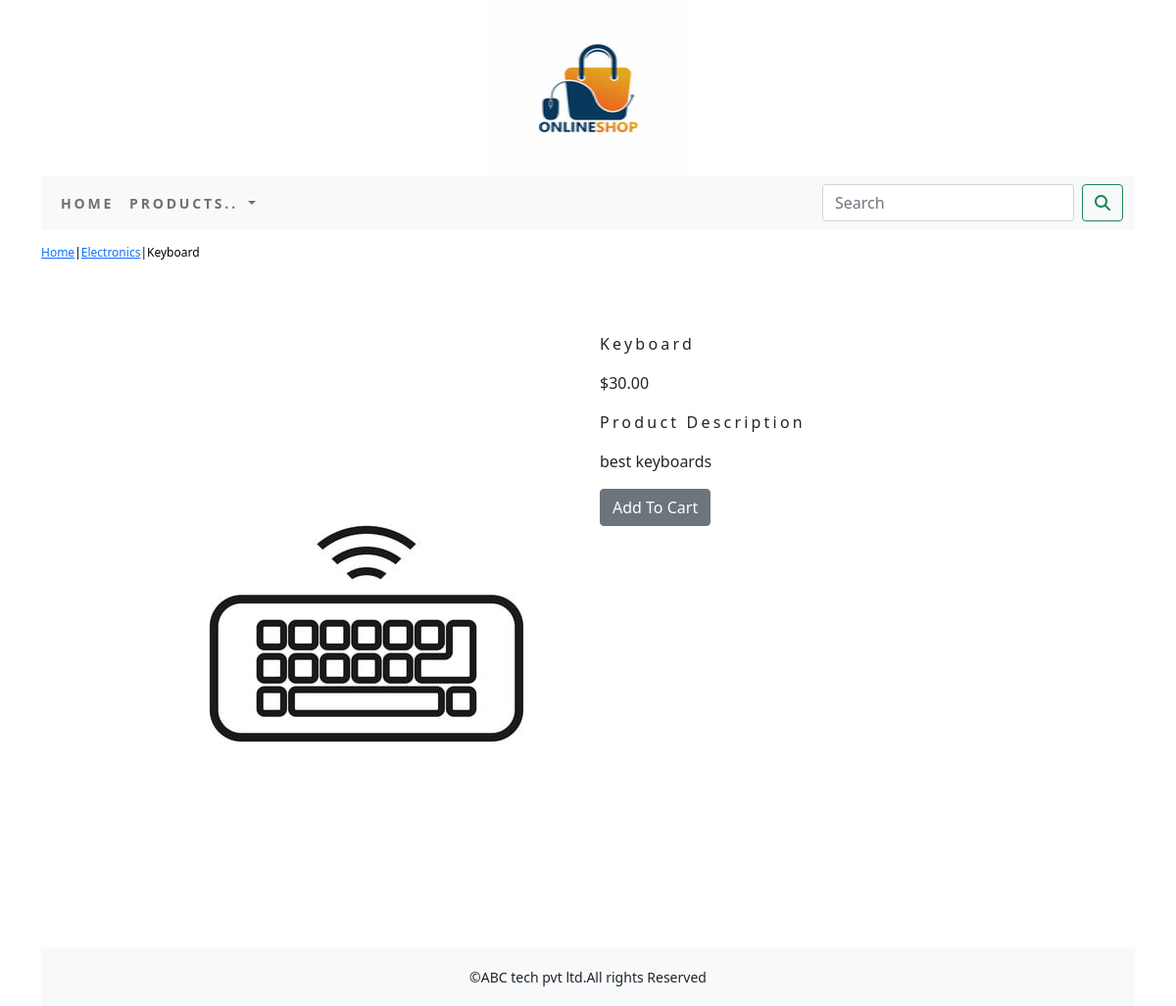
The app's page /shop/electronics/keyboard/ with its own data.
### shop/models.py (models this page shows, shortened)
class Product (models.Model):
    name = models.CharField(max_length=250,unique=True)
    slug = models.SlugField(max_length=250,unique=True)
    description = models.TextField(blank=True)
    price = models.DecimalField(max_digits=10,decimal_places=2)
    category = models.ForeignKey(Category,on_delete=models.CASCADE)
    image = models.ImageField(upload_to='product',blank=True)
    stock = models.IntegerField()
    available = models.BooleanField(default=True)
    created = models.DateTimeField(auto_now_add=True)
    update = models.DateTimeField(auto_now=True)
    class Meta:
        ordering = ('name',)
        verbose_name = 'product'
        verbose_name_plural = 'produts'

class Category(models.Model) :
    name = models.CharField(max_length=250,unique=True)
    slug = models.SlugField(max_length=250,unique=True)
    description = models.TextField(blank=True)
    image = models.ImageField(upload_to='category',blank=True)
    class Meta:
        ordering = ('name',)
        verbose_name = 'category'
        verbose_name_plural = 'categories'
    def get_url(self):
            return reverse('shop:products_by_category',args=[self.slug])
    def __str__(self):
        return '{}'.format(self.name)

### shop/views.py (the view)
# urls.py: path('<slug:c_slug>/<slug:product_slug>/',views.proDetail,name='prodcatdetail')
def proDetail(request,c_slug,product_slug):
    try:
        product=Product.objects.get(category__slug=c_slug,slug=product_slug)
    except Exception as e:
        raise e
    return render(request,'product.html',{'product':product})

### cart/context_processors.py (called while the page is built)
def counter(request):
    item_count=0
    if 'admin' in request.path:
        return {}
    else:
        try:
            cart=Cart.objects.filter(cart_id=_cart_id(request))
            cart_items=CartItem.objects.all().filter(cart=cart[:1])
            for cart_item in cart_items:
                item_count += cart_item.quantity
        except cart.DoesNotExist:
            item_count=0
    return dict(item_count=item_count)

### cart/views.py (called while the page is built)
def _cart_id(request):
    cart = request.session.session_key
    if not cart:
        cart = request.session.create()
    return cart

### shop/context_processors.py (called while the page is built)
def menu_links(request):
    links=Category.objects.all()
    return dict(links=links)

### templates/product.html (shortened to what this page needs)
{% extends 'base.html' %}
{% load static %}
{% block content %}
<div>
    <div class="row my_prod_row_class">
        <div class="mx_auto">
        <p><a href="{% url 'shop:allprodcat' %}">Home</a>|<a href="{{product.category.get_url}}">{{product.category}}</a>|{{product.name}}</p>
    </div>
</div>
<div class="container">
<br>
<div class="row">
    <div class="col-12 col-sm-12 col-md-12 col-lg-6 text-center">
        <div style="min-width:18rem;">
            <img src="{{product.image.url}}"alt="{{product.name}}">
        </div>
    </div>
    <div class="col-12 col-sm-12 col-md-12 col-lg-6">
        <div>
            <h1 class="my_prod_title">{{product.name}}</h1>
            <p>${{product.price}}</p>
            <p class="my_title">Product Description</p>
            <p class="text-justify my_prod_text">{{product.description}}</p>
            {% if product.stock <= 0 %}
            <p class="text-justify my_prod_text"><b>Out Of Stock</b></p>
            {% else %}
            <a class="btn btn-secondary" href="{% url 'cart:add_cart' product.id %}">Add To Cart</a>
            {% endif %}
        </div>
    </div>
</div>
</div>
{% endblock %}

### static/css/custom.css (style rules this page uses)
body { font-family: 'Roboto', sans-serif; }
.my_title { font-size:16px; text_transform:uppercase; letter-spacing:.2em; }
.my_prod_row_class { padding-top:15px; padding-bottom:20px }
.my_prod_row_class .mx_auto { color:#000; font-size:12px; text-decoration:none; }
.my_prod_title { font-size:16px; text_transform:uppercase; letter-spacing:.2em; padding-top:15px; padding-bottom:10px; }
.my_prod_text { padding-right:20px; }

### records on screen
Product: category "Electronics", name "Keyboard", image (picture), price "30.00", description "best keyboards"
